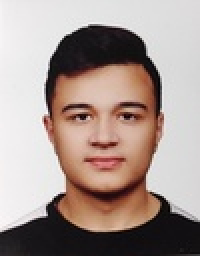
%> input picture hbk.jpg, 100 x 128 px, shrunk from 400 x 510 before the run (shown 2 times larger)
$ octave Design_of_a_Digital_Wireless_Communicatons_System_For_Secure_Image_Transmission_Main.m   (GNU Octave 9; MATLAB toolbox functions it lacks are replaced by stand-ins)
%> lines starting %> are read from the running program, lines starting %| are printed output that depends on the picture
### pulse.m
function [ y ] = pulse( t,tho,A )

for i = 1 : length(t)
    if  0 <= t(i) && t(i) <= (tho)
        y(i) = A * 1;
    else
        y(i) = 0;
    end
end
end

### unitstep.m
function [y] = unitstep(x )
y=0.5*(1+sign(x));
end

### Design_of_a_Digital_Wireless_Communicatons_System_For_Secure_Image_Transmission_Main.m
%% Hüseyin Berk Keskin HBK
%% 20201706019
%% EEE409 Communication Project - FINAL PROJECT Task 3

clc, clear, close all

%% ***************** System Parameters ************************
%% Communications Unit parameters
M = 2; % modulation order: M=2 binary;
K0 = 10; % Carrier frequency multiplier
Tb = 1; % bit interval(sec)
ts = 0.01; % sampling time of the pulse (for Matlab realization)
symbol_dur = Tb*ts;
N_samp = Tb/ts;
Ac = 10; % Carrier amplitude
br = 1/Tb; % Bit rate
Fc = br *K0; % Carrier frequency

%%%%%%%%%%%%%%%%%%%%%%%%Input Image and Convert to Bin%%%%%%%%%%%%%%%%%%%%%%%%%%%%%%%%%%%%
Im = imread('hbk.jpg');
%> Im is the input picture: size 128x100x3 uint8; mean R, G, B 167.1, 150.6, 144.5

img_gray = rgb2gray(Im); % Convert to RGB grayscale
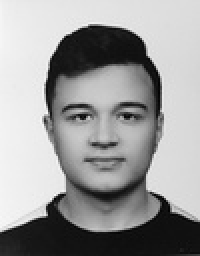
%> img_gray: size 128x100 uint8 (shown 2 times larger); min 1, max 250, mean 154.9
bIm = reshape(de2bi(img_gray(:), 8, 'left-msb')', [], 1)'; % Convert image to binary stream
Nbits = length(bIm); % Number of bits in the binary stream
%> Nbits = 102400
sig_dur = Nbits * Tb;
%> sig_dur = 102400
t = (0:ts:sig_dur - ts);

%%%%%%%%%%%%%%%%%%%%%%%%SCRAMBLE OPERATION%%%%%%%%%%%%%%%%%%%%%%%%%%%%%%%%%%%%

s_key = randi([0, 1], 1, Nbits);
s_dat = xor(bIm, s_key);
%> s_dat = 102400 logical values, 51252 true

%% **************************** Binary PSK Modulation *****************************
t4b=(0:ts:Tb-ts);% sampling times of a single bit pulse
psk_mod = zeros(1, Nbits * length(t4b));
for i = 1:Nbits
    first = (i - 1) * length(t4b) + 1;
    last = i * length(t4b);
    if s_dat(i) == 1
        psk_mod(first:last) = Ac * cos(2 * pi * Fc * t4b); % Modulate bit 1
    else
        psk_mod(first:last) = -Ac * cos(2 * pi * Fc * t4b); % Modulate bit 0
    end
end

% ********************* Received signal r_RX *******************
r_RX=psk_mod; %Noiseless

%%%%%%%%%%%%%%%%%DEMODULATION%%%%%%%%%%%%%%%%%%%%%%%%%%%%%%%%%%%%
y_demod=Ac*r_RX.*cos(2*pi*Fc*t);

%%%%%%%%%%% Design matched filter%%%%%%%%%%%%%%%%%%%%%%%%%%%%%%%%
h_matched = pulse(t4b, Tb, Ac);

%%%%%%%% Compute the output of the Matched filter%%%%%%%%%%%%%%
yRX = conv(y_demod,h_matched,'same') * ts;

%%%%%%%%%%%%%%Sample the matched filter output%%%%%%%%%%%%%%%%%%
t0=(N_samp/2)+1;
t_samp=(t0:N_samp:Nbits*N_samp);
y_samp=yRX(t_samp);

%=============Normalized amatched filter output=======
yn_samp = y_samp/max(y_samp);
y_samp_norm = y_samp / max(y_samp);

%%%%%%%%%%%%%%%%%%%%%%% Data detection%%%%%%%%%%%%%%%%%%
det_data=unitstep(y_samp_norm);


%%%%%%%%%%%%%%%%%%%%%%%%%ConstructionImage%%%%%%%%%%%%%%
bbIm = xor(det_data, s_key);
%> bbIm = 102400 logical values, 55209 true
recover_byt= reshape(bbIm, 8, []).';
recover_pix= bi2de(recover_byt, 'left-msb');
Im_out= reshape(recover_pix, size(img_gray));
beIm = det_data;
be = reshape(beIm, 8, []).';
pix_eve = bi2de(be, 'left-msb');
eIm = reshape(pix_eve, size(img_gray));
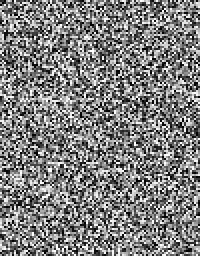
%> eIm: size 128x100 double (shown 2 times larger); min 0, max 255, mean 127.3

%%%%%%%%%%%%%%%%%%%%%%%%%%% Output Image %%%%%%%%%%%%%%%%
figure;
subplot(131);
imshow(Im);
title('Original Image');
subplot(132); imshow(uint8(eIm));
title('Eve Image');
subplot(133); imshow(uint8(Im_out));
title('Bob Image');
